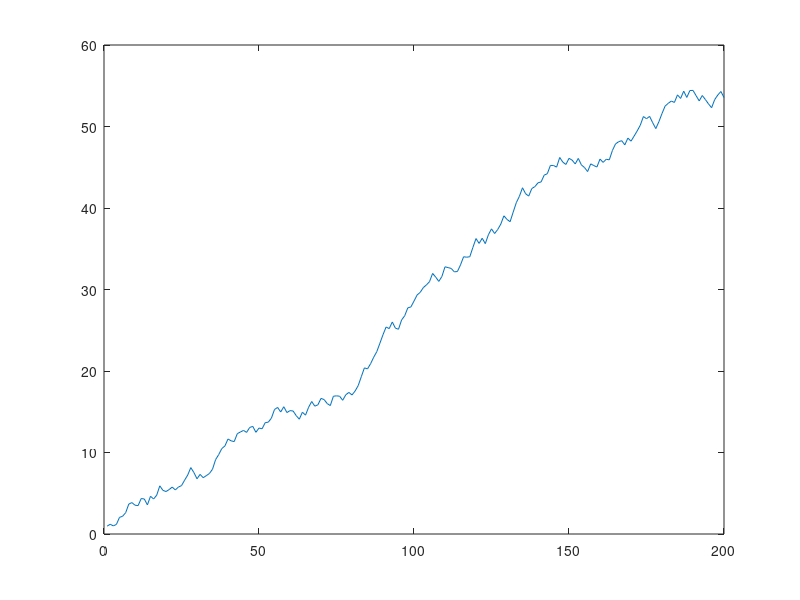

Reproduce this figure in MATLAB.
% From Shumway and Stoffer, Time Series Analysis and Its Applications, EZ - Third Edition
% Section 1.3

% n = number of samples
n = 200;
% delta = drift
delta = .2;

%method 1

%x = zeros(n,1);
%x(1) = rand;
%for i=2:n
%    x(i) = delta + x(i-1) + 2*(rand-.5);
%end

%method 2
t = 0:n-1;
w = 2*rand(1,n)-1.0;
x = delta*t + cumsum(w);
plot(x);
